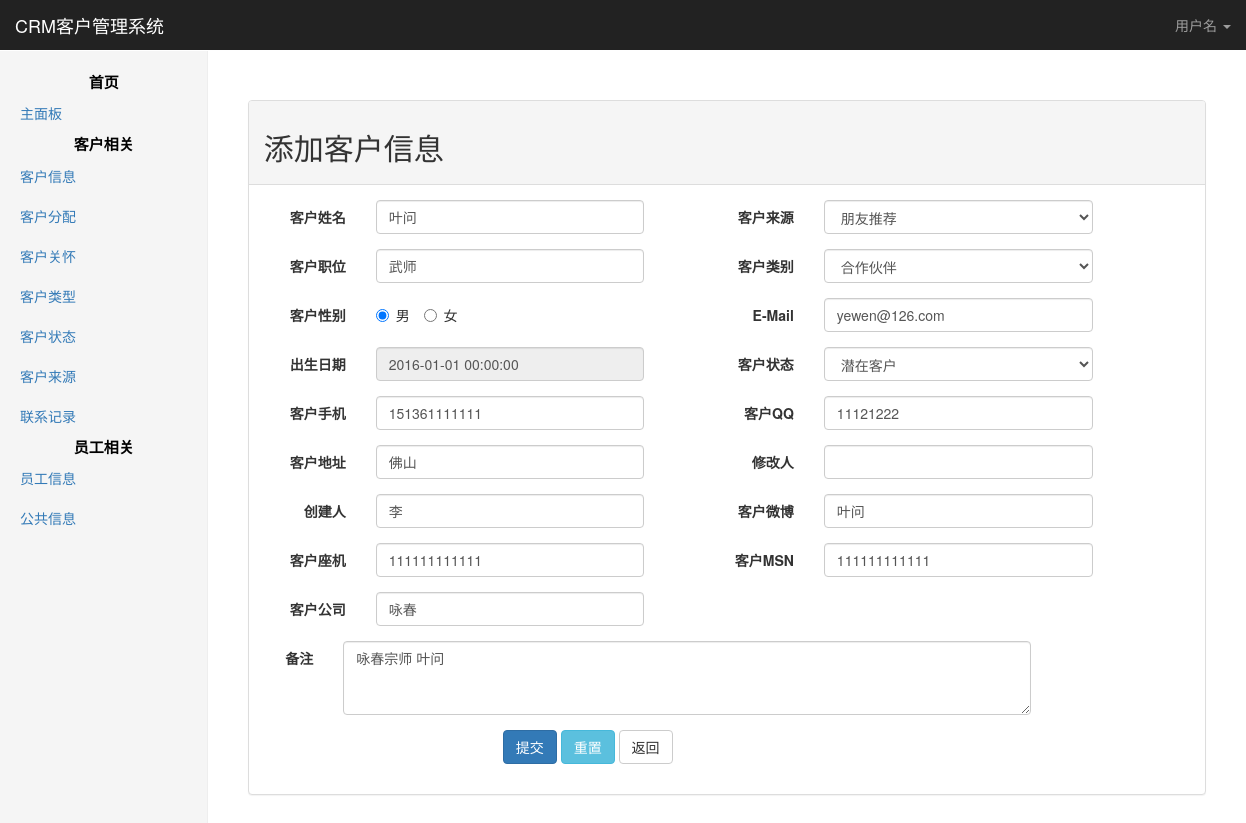
/action.php?act=customer_info&step=edit&id=9, run on the app's committed database.
### tables this page shows
CREATE TABLE `customer_info` (
  `customer_id` int(10) NOT NULL AUTO_INCREMENT,
  `condition_id` int(10) DEFAULT NULL,
  `source_id` int(10) DEFAULT NULL,
  `user_id` int(10) DEFAULT NULL,
  `type_id` int(10) DEFAULT NULL,
  `customer_name` varchar(50) DEFAULT NULL,
  `customer_sex` varchar(10) DEFAULT NULL,
  `customer_mobile` varchar(20) DEFAULT NULL,
  `customer_qq` varchar(20) DEFAULT NULL,
  `customer_address` varchar(500) DEFAULT NULL,
  `customer_email` varchar(100) DEFAULT NULL,
  `customer_remark` varchar(1000) DEFAULT NULL,
  `customer_job` varchar(100) DEFAULT NULL,
  `customer_blog` varchar(100) DEFAULT NULL,
  `customer_tel` varbinary(20) DEFAULT NULL,
  `customer_msn` varchar(50) DEFAULT NULL,
  `customer_birthday` timestamp NOT NULL DEFAULT CURRENT_TIMESTAMP ON UPDATE CURRENT_TIMESTAMP,
  `customer_addtime` timestamp NOT NULL DEFAULT '0000-00-00 00:00:00',
  `customer_addman` varchar(50) DEFAULT NULL,
  `customer_changtime` timestamp NOT NULL DEFAULT '0000-00-00 00:00:00',
  `customer_changeman` varchar(20) DEFAULT NULL,
  `customer_company` varchar(50) DEFAULT NULL,
  `is_used` varchar(10) DEFAULT '1',
  PRIMARY KEY (`customer_id`),
  KEY `FK_Reference_16` (`condition_id`),
  KEY `FK_Reference_17` (`source_id`),
  KEY `FK_Reference_18` (`type_id`),
  KEY `FK_Reference_23` (`user_id`)
);

### DB.php (called while the page is built, shortened)
<?php
$dbconfig = [
    'host' => 'localhost',
    'user' => 'root',
    'pass' => '123456',
    'dbname' => 'www.crm.io'
];
$dsn = sprintf("mysql:dbname=%s;host=%s", $dbconfig['dbname'], $dbconfig['host']);
try {
    $dbh = new PDO($dsn, $dbconfig['user'], $dbconfig['pass'], array(PDO::MYSQL_ATTR_INIT_COMMAND => "SET NAMES 'utf8';"));
    $dbh->setAttribute(PDO::ATTR_ERRMODE, PDO::ERRMODE_EXCEPTION);
} catch (PDOException $e) {
    echo "数据库链接失败".$e->getMessage();
    exit();
}
function db_query($sql){
    global $dbh;
    try{
        $res = $dbh->query($sql);
        return $res->fetchall(PDO::FETCH_ASSOC);
    }catch (PDOException $e){
        echo "数据库错误".$e->getMessage();
    }
}

### template/Customer_info_detail.php (the view, shortened to what this page needs)
<?php include_once __DIR__.DIRECTORY_SEPARATOR.'Common_header.php'?>
    <div class="panel panel-default">
        <div class="panel-heading">
            <div class="row">
                <h2 class="col-sm-4">添加客户信息</h2>
            </div>
        </div>
        <div class="panel-body">
            <form class="form-horizontal" method="post"
                  action="/action.php?act=customer_info&step=<?php echo $is_edit?'edit':'add'?>">
                <div class="row">
                    <div class="form-group col-xs-6">
                        <label class="col-sm-3 control-label form-label">客户姓名</label>
                        <div class="col-sm-8">
                            <input class="form-control" name="customer_name" type="text" value="<?php echo $is_edit?$info_data['customer_name']:''; ?>">
                        </div>
                    </div>
                    <div class="form-group col-xs-6">
                        <label class="col-sm-3 control-label form-label">客户来源</label>
                        <div class="col-sm-8">
                            <select class="form-control" name="source_id">
                                <?php foreach ($sourc_data as $value):?>
                                    <?php if($is_edit&& ($value['id']==$info_data['source_id'])):?>
                                        <option value="<?php echo $value['id'];?>" selected>
                                            <?php echo $value['name'];?>
                                        </option>
                                    <?php else: ?>
                                        <option value="<?php echo $value['id'];?>">
                                            <?php echo $value['name'];?>
                                        </option>
                                    <?php endif;?>
                                <?php endforeach;?>
                            </select>
                        </div>
                    </div>
                </div>
                <div class="row">
                    <div class="form-group col-xs-6">
                        <label class="col-sm-3 control-label form-label">客户职位</label>
                        <div class="col-sm-8">
                            <input class="form-control" type="text" name="customer_job" value="<?php echo $is_edit?$info_data['customer_job']:''; ?>">
                        </div>
                    </div>
                    <div class="form-group col-xs-6">
                        <label class="col-sm-3 control-label form-label">客户类别</label>
                        <div class="col-sm-8">
                            <select class="form-control" name="type_id">
                                <?php foreach ($types_data as $value):?>
                                    <?php if($is_edit&& ($value['id']==$info_data['type_id'])):?>
                                        <option value="<?php echo $value['id'];?>" selected>
                                            <?php echo $value['name'];?>
                                        </option>
                                    <?php else: ?>
                                        <option value="<?php echo $value['id'];?>">
                                            <?php echo $value['name'];?>
                                        </option>
                                    <?php endif;?>
                                <?php endforeach;?>
                            </select>
                        </div>
                    </div>
                </div>
                <div class="row">
                    <div class="form-group col-xs-6">
                        <label class="col-sm-3 control-label form-label">客户性别</label>
                        <div class="col-sm-8">
                            <?php if($is_edit): ?>
                                <label class="radio-inline">
                                    <input type="radio" name="customer_sex"  value="男" <?php if ($info_data['customer_sex']=='男') echo 'checked'?> > 男
                                </label>
                                <label class="radio-inline">
                                    <input type="radio" name="customer_sex"  value="女" <?php if ($info_data['customer_sex']=='女') echo 'checked'?> > 女
                                </label>
                            <?php endif; ?>
                        </div>
                    </div>
                    <div class="form-group col-xs-6">
                        <label class="col-sm-3 control-label form-label">E-Mail</label>
                        <div class="col-sm-8">
                            <input class="form-control" type="email" name="customer_email" value="<?php echo $is_edit?$info_data['customer_email']:''; ?>">
                        </div>
                    </div>
                </div>
                <div class="row">
                    <div class="form-group col-xs-6">
                        <label class="col-sm-3 control-label form-label">出生日期</label>
                        <div class="col-sm-8">
                            <input class="form_datetime form-control" type="text" value="<?php echo $is_edit?$info_data['customer_birthday']:''; ?>" name="customer_birthday" readonly>
                        </div>
                    </div>
                    <div class="form-group col-xs-6">
                        <label class="col-sm-3 control-label form-label">客户状态</label>
                        <div class="col-sm-8">
                            <select class="form-control" name="condition_id">
                                <?php foreach ($status_data as $value):?>
                                    <?php if($is_edit&& ($value['id']==$info_data['condition_id'])):?>
                                        <option value="<?php echo $value['id'];?>" selected>
                                            <?php echo $value['name'];?>
                                        </option>
                                    <?php else: ?>
                                        <option value="<?php echo $value['id'];?>">
                                            <?php echo $value['name'];?>
                                        </option>
                                    <?php endif;?>
                                <?php endforeach;?>
                            </select>
                        </div>
                    </div>
                </div>
                <div class="row">
                    <div class="form-group col-xs-6">
                        <label class="col-sm-3 control-label form-label">客户手机</label>
                        <div class="col-sm-8">
                            <input class="form-control" name="customer_mobile" type="text" value="<?php echo $is_edit?$info_data['customer_mobile']:''; ?>">
                        </div>
                    </div>
                    <div class="form-group col-xs-6">
                        <label class="col-sm-3 control-label form-label">客户QQ</label>
                        <div class="col-sm-8">
                            <input class="form-control" type="text" name="customer_qq" value="<?php echo $is_edit?$info_data['customer_qq']:''; ?>">
                        </div>
                    </div>
                </div>
                <div class="row">
                    <div class="form-group col-xs-6">
                        <label class="col-sm-3 control-label form-label">客户地址</label>
                        <div class="col-sm-8">
                            <input class="form-control" name="customer_address" type="text" value="<?php echo $is_edit?$info_data['customer_address']:''; ?>">
                        </div>
                    </div>
                    <div class="form-group col-xs-6">
                        <label class="col-sm-3 control-label form-label">修改人</label>
                        <div class="col-sm-8">
                            <input class="form-control" type="text" name="customer_changeman" value="<?php echo $is_edit?$info_data['customer_changeman']:''; ?>">
                        </div>
                    </div>
                </div>
                <div class="row">
                    <div class="form-group col-xs-6">
                        <label class="col-sm-3 control-label form-label">创建人</label>
                        <div class="col-sm-8">
                            <input class="form-control" type="text" name="customer_addman" value="<?php echo $is_edit?$info_data['customer_addman']:''; ?>">
                        </div>
                    </div>
                    <div class="form-group col-xs-6">
                        <label class="col-sm-3 control-label form-label">客户微博</label>
                        <div class="col-sm-8">
                            <input class="form-control" type="text" name="customer_blog" value="<?php echo $is_edit?$info_data['customer_blog']:''; ?>">
                        </div>
                    </div>
                </div>
                <div class="row">
                    <div class="form-group col-xs-6">
                        <label class="col-sm-3 control-label form-label">客户座机</label>
                        <div class="col-sm-8">
                            <input class="form-control" type="text" name="customer_tel" value="<?php echo $is_edit?$info_data['customer_tel']:''; ?>">
                        </div>
                    </div>
                    <div class="form-group col-xs-6">
                        <label class="col-sm-3 control-label form-label">客户MSN</label>
                        <div class="col-sm-8">
                            <input class="form-control" type="text" name="customer_msn" value="<?php echo $is_edit?$info_data['customer_msn']:''; ?>">
                        </div>
                    </div>
                </div>
                <div class="row">
                    <div class="form-group col-xs-6">
                        <label class="col-sm-3 control-label form-label">客户公司</label>
                        <div class="col-sm-8">
                            <input class="form-control" name="customer_company" type="text" value="<?php echo $is_edit?$info_data['customer_company']:''; ?>">
                        </div>
                    </div>
                    <div class="form-group col-xs-6">
                    </div>
                </div>
                <div class="form-group">
                    <label class="col-sm-1 control-label form-label">备注</label>
                    <div class="col-sm-9">
                        <textarea class="form-control" name="customer_remark" rows="3"><?php echo $is_edit?$info_data['customer_remark']:''; ?></textarea>
                    </div>
                </div>
                <div class="form-group">
                    <div class="col-sm-offset-3 col-sm-10">
                        <button class="btn btn-primary" type="submit" value="submit" name="submit">提交</button>
                        <button class="btn btn-info" type="reset">重置</button>
                        <a class="btn btn-default" onclick="history.back()" role="button">返回</a>
                    </div>
                </div>
            </form>
        </div>
    </div>
    <link rel="stylesheet" href="/static/css/bootstrap-datetimepicker.min.css">
<?php include_once __DIR__.DIRECTORY_SEPARATOR.'Common_footer.php'?>

### static/css/home.css (style rules this page uses)
body { padding-top: 50px; }

### data on the page
customer_info: customer_name "叶问", customer_job "武师", customer_sex "☑ 男", customer_sex "☐ 女", customer_email "yewen@126.com", customer_birthday "2016-01-01 00:00:00", customer_mobile "151361111111", customer_qq "11121222", customer_address "佛山", customer_addman "李", customer_blog "叶问", customer_tel "111111111111", customer_msn "111111111111", customer_company "咏春", customer_remark "咏春宗师 叶问"

### other printed values
form field source_id "朋友推荐"
form field type_id "合作伙伴"
form field condition_id "潜在客户"
